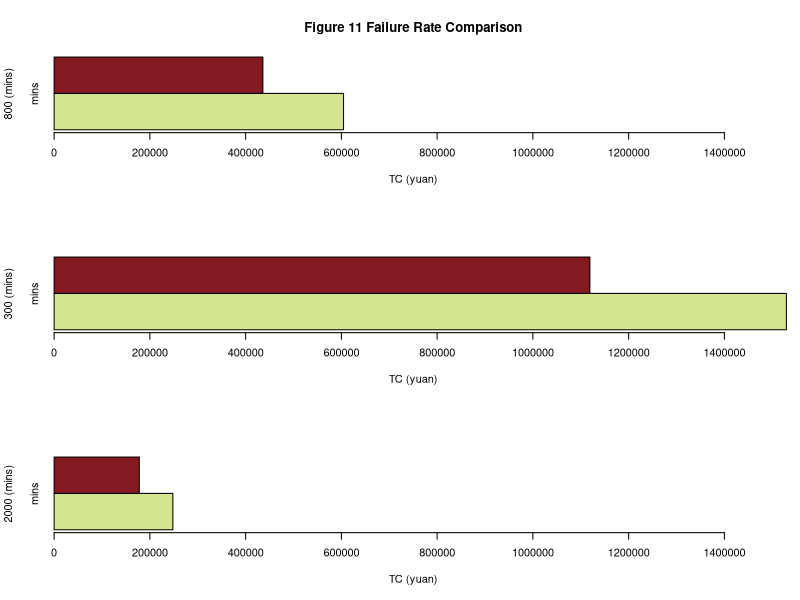

R code for this plot:
# Impact of different failure time thresholds on transportation results
par(mfrow = c(3,1))

# Figure 1
draw_data <- as.matrix(data.frame(mins=c(604507.0975,436006.7708)))
# rownames <- c("800","300","200")

# categories <- ("Suburbs","Urban") 
colors <- c("#D5E490","#831A21")

a <- barplot(draw_data, main="Figure 11 Failure Rate Comparison", 
             xlab="TC (yuan)", ylab="800 (mins)", xlim=c(0,15e+05), 
             col=colors, horiz=TRUE, beside=TRUE)

par(bg="#F2EBE5")

# legend("topright",
#        legend = c("Suburbs","Downtown"),
#        fill = c("#D5E490","#831A21"),
#        bty="n",
#        cex=1)

# Figure 2
draw_data <- as.matrix(data.frame(mins=c(1529508.026,1119007.713)))
# rownames <- c("800","300","200")

# categories <- ("Suburbs","Urban") 
colors <- c("#D5E490","#831A21")

b <- barplot(draw_data, xlab="TC (yuan)", ylab="300 (mins)", xlim=c(0,15e+05), 
             col=colors, horiz=TRUE, beside=TRUE)

# Figure 3
draw_data <- as.matrix(data.frame(mins=c(248006.2066,178005.8749)))
# rownames <- c("800","300","200")

# categories <- ("Suburbs","Urban") 
colors <- c("#D5E490","#831A21")

c <- barplot(draw_data, xlab="TC (yuan)", ylab="2000 (mins)", xlim=c(0,15e+05), 
             col=colors, horiz=TRUE, beside=TRUE)
